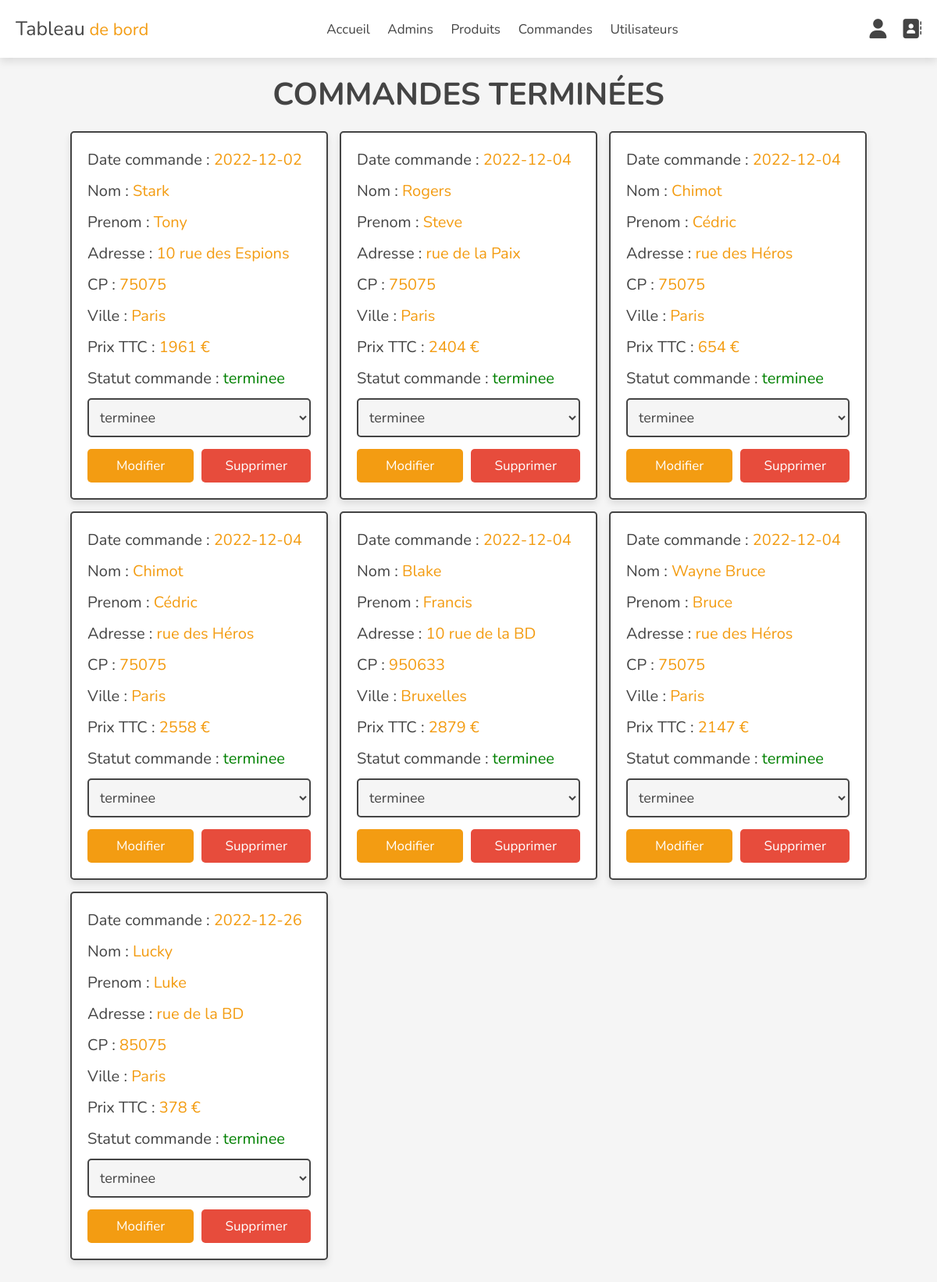
The app's page /admin/completed_orders.php (signed in) with its own data.
### tables this page shows
CREATE TABLE `orders` (
  `id` int(100) NOT NULL,
  `user_id` int(100) NOT NULL,
  `nom` varchar(20) NOT NULL,
  `prenom` varchar(50) NOT NULL,
  `telephone` varchar(10) NOT NULL,
  `adresse` varchar(50) NOT NULL,
  `cp` varchar(50) NOT NULL,
  `ville` varchar(50) NOT NULL,
  `total_produits` varchar(1000) NOT NULL,
  `prixTTC` int(100) NOT NULL,
  `date_commande` date NOT NULL DEFAULT current_timestamp(),
  `statut_commande` varchar(20) NOT NULL DEFAULT 'en attente'
);

### admin/completed_orders.php (the view, shortened to what this page needs)
<?php
include '../components/connect.php';
?>
<!DOCTYPE html>
<html lang="en">
<head>
   <link rel="stylesheet" href="https://cdnjs.cloudflare.com/ajax/libs/font-awesome/6.1.1/css/all.min.css">
   <link rel="stylesheet" href="assets/css/admin_style.css">
</head>
<body>
   <?php include '../components/admin_header.php'; ?>
   <section class="orders">
      <h1 class="heading">Commandes terminées</h1>
      <div class="box-container">
         <?php
         $select_orders = $conn->prepare("SELECT * FROM `orders` WHERE statut_commande = ?");
         $select_orders->execute((['terminee']));
         if ($select_orders->rowCount() > 0) {
            while ($fetch_orders = $select_orders->fetch(PDO::FETCH_ASSOC)) {
         ?>
               <div class="box">
                  <p> Date commande : <span><?= $fetch_orders['date_commande']; ?></span> </p>
                  <p> Nom : <span><?= $fetch_orders['nom']; ?></span> </p>
                  <p> Prenom : <span><?= $fetch_orders['prenom']; ?></span> </p>
                  <p> Adresse : <span><?= $fetch_orders['adresse']; ?></span> </p>
                  <p> CP : <span><?= $fetch_orders['cp']; ?></span> </p>
                  <p> Ville : <span><?= $fetch_orders['ville']; ?></span> </p>
                  <p> Prix TTC : <span><?= $fetch_orders['prixTTC']; ?> €</span> </p>
                  <p> Statut commande :
                     <span style="color:<?php if ($fetch_orders['statut_commande'] == 'en attente') {
                                             echo 'blue';
                                          } elseif ($fetch_orders['statut_commande'] == 'terminee') {
                                             echo 'green';
                                          } elseif ($fetch_orders['statut_commande'] == 'retard') {
                                             echo 'violet';
                                          } elseif ($fetch_orders['statut_commande'] == 'annulee') {
                                             echo 'red';
                                          }; ?>"><?= $fetch_orders['statut_commande']; ?>
                     </span>
                  </p>
                  <form action="" method="post">
                     <select name="statut_commande" class="select">
                        <option selected disabled><?= $fetch_orders['statut_commande']; ?></option>
                     </select>
                     <div class="flex-btn">
                        <input type="submit" value="Modifier" class="option-btn" name="update_statut">
                        <a href="placed_orders.php?delete=<?= $fetch_orders['id']; ?>" class="delete-btn" onclick="return confirm('Supprimer cette commande ?');">Supprimer</a>
                     </div>
                  </form>
               </div>
         <?php
            }
         } else {
            echo '<p class="empty">Aucune commandes !</p>';
         }
         ?>
      </div>
   </section>
</body>
</html>

### admin/assets/css/admin_style.css (style rules this page uses)
:root { --main-color:#2980b9; --orange:#f39c12; --red:#e74c3c; --black:#444; --white:#fff; --light-color:#777; --light-bg:#f5f5f5; --border:.2rem solid var(--black); --box-shadow:0 .5rem 1rem rgba(0,0,0,.1); }
* { font-family: 'Nunito', sans-serif; margin:0; padding:0; box-sizing: border-box; outline: none; border:none; text-decoration: none; }
html { font-size: 62.5%; overflow-x: hidden; }
body { background-color: var(--light-bg); padding-bottom: 10rem; }
section { padding:2rem; max-width: 1200px; margin:0 auto; }
.heading { font-size: 4rem; color:var(--black); margin-bottom: 2rem; text-align: center; text-transform: uppercase; }
.btn, .delete-btn, .option-btn { display: block; width: 100%; margin-top: 1rem; border-radius: .5rem; padding:1rem 3rem; font-size: 1.7rem; color:var(--white); cursor: pointer; text-align: center; }
.option-btn { background-color: var(--orange); }
.delete-btn { background-color: var(--red); }
.flex-btn { display: flex; gap:1rem; }
.orders .box-container { display: grid; grid-template-columns: repeat(auto-fit, 33rem); gap:1.5rem; align-items: flex-start; justify-content: center; }
.orders .box-container .box { padding:2rem; padding-top: 1rem; border-radius: .5rem; border:var(--border); background-color: var(--white); box-shadow: var(--box-shadow); }
.orders .box-container .box p { line-height: 1.5; font-size: 2rem; color:var(--black); margin:1rem 0; }
.orders .box-container .box p span { color:var(--orange); }
.orders .box-container .select { margin-bottom: .5rem; width: 100%; background-color: var(--light-bg); padding:1rem; font-size: 1.8rem; color:var(--black); border-radius: .5rem; border:var(--border); }

### records on screen
orders: date_commande "2022-12-02", nom "Stark", prenom "Tony", adresse "10 rue des Espions", cp "75075", ville "Paris", prixTTC "1961", statut_commande "terminee"
orders: date_commande "2022-12-04", nom "Rogers", prenom "Steve", adresse "rue de la Paix", cp "75075", ville "Paris", prixTTC "2404", statut_commande "terminee"
orders: date_commande "2022-12-04", nom "Chimot", prenom "Cédric", adresse "rue des Héros", cp "75075", ville "Paris", prixTTC "654", statut_commande "terminee"
orders: date_commande "2022-12-04", nom "Chimot", prenom "Cédric", adresse "rue des Héros", cp "75075", ville "Paris", prixTTC "2558", statut_commande "terminee"
orders: date_commande "2022-12-04", nom "Blake", prenom "Francis", adresse "10 rue de la BD", cp "950633", ville "Bruxelles", prixTTC "2879", statut_commande "terminee"
orders: date_commande "2022-12-04", nom "Wayne Bruce", prenom "Bruce", adresse "rue des Héros", cp "75075", ville "Paris", prixTTC "2147", statut_commande "terminee"
orders: date_commande "2022-12-26", nom "Lucky", prenom "Luke", adresse "rue de la BD", cp "85075", ville "Paris", prixTTC "378", statut_commande "terminee"
